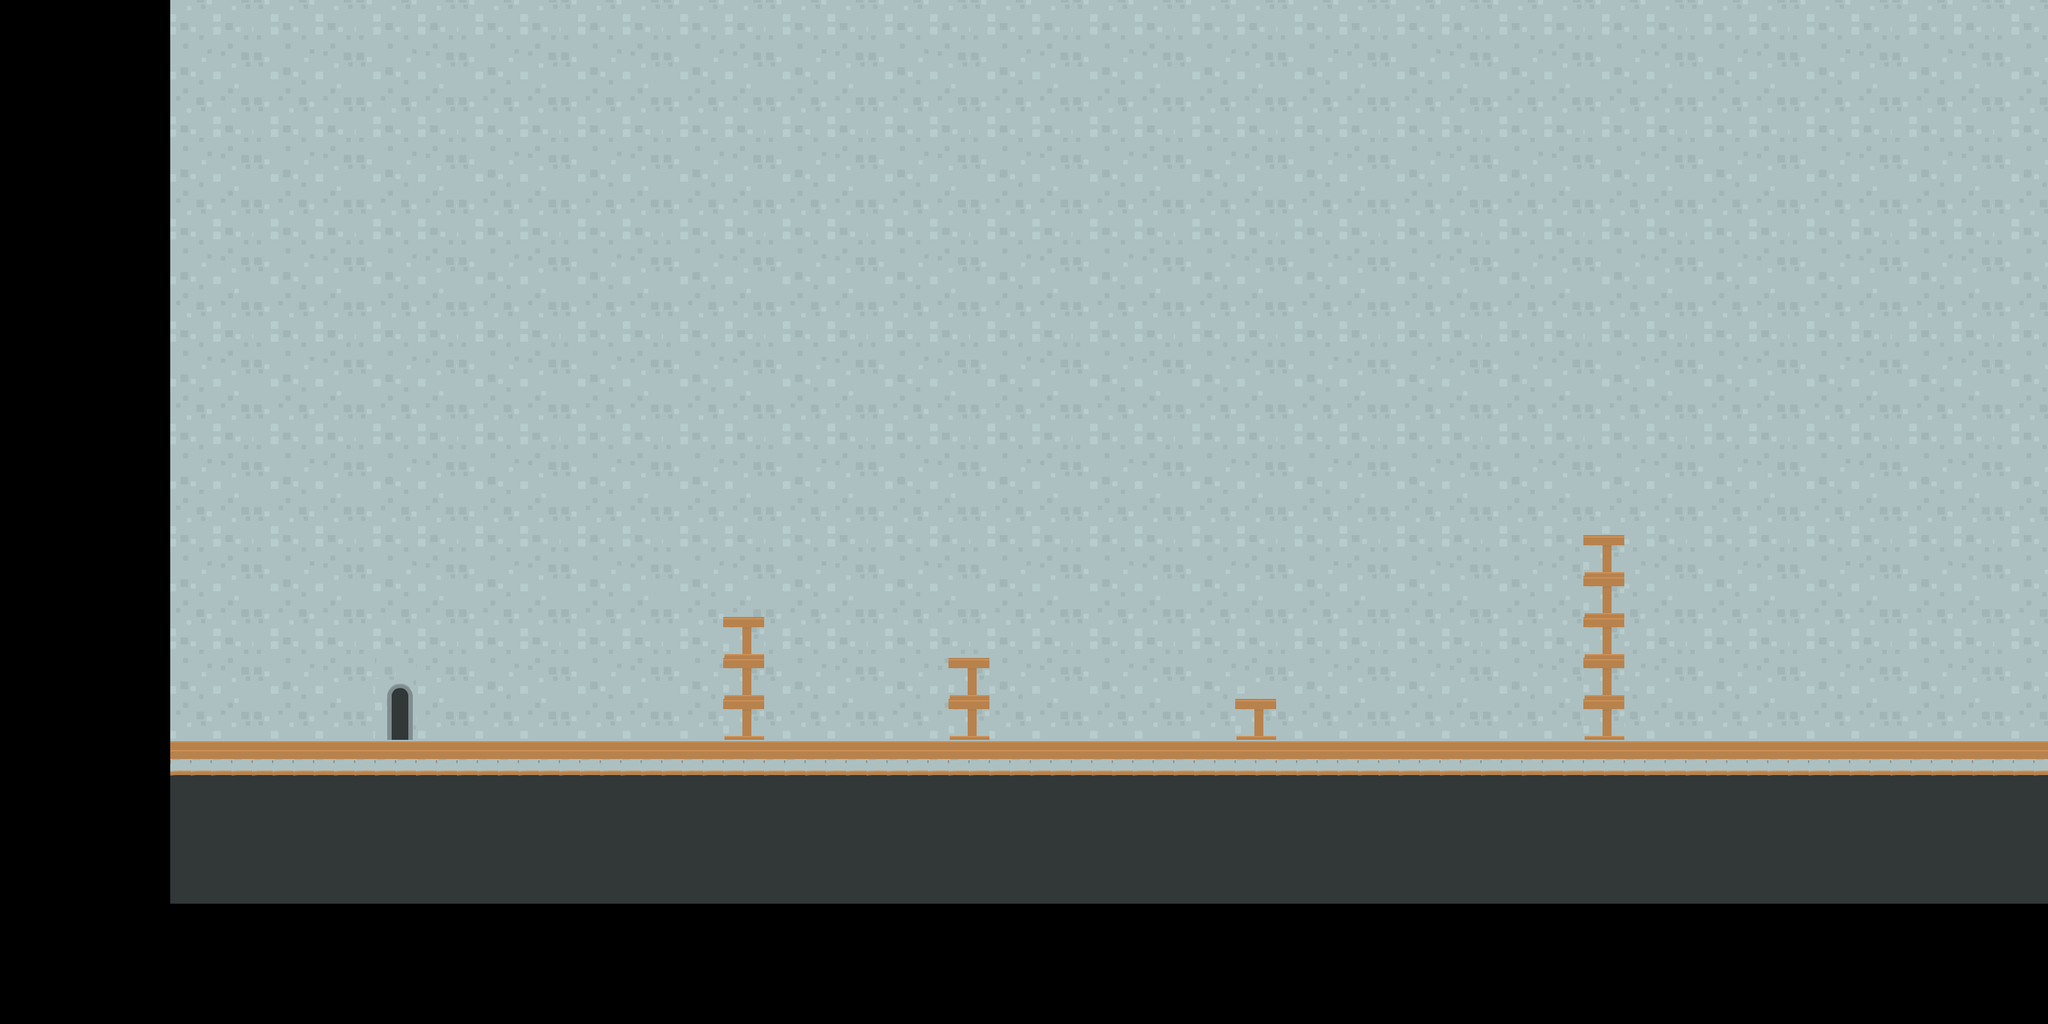

This game map was drawn from its Tiled (.tmx) file and the tilesets committed beside it. A one-line description and the trimmed map source follow:
An orthogonal 100x50 tile map with 32x32 px tiles, 1 tile layer (Background) and 5 objects.

<map version="1.0" orientation="orthogonal" renderorder="right-down" width="100" height="50" tilewidth="32" tileheight="32" nextobjectid="6">
 <tileset firstgid="1" name="medieval_tilesheet" tilewidth="32" tileheight="32" tilecount="1560" columns="52">
  <image source="Tilesheet/medieval_tilesheet.png" width="1680" height="980" />
 </tileset>
 <layer name="Background" width="100" height="50" offsetx="266" offsety="-188">
  <data>[5000 cells, 5000 non-empty, 44 distinct tile ids]</data>
 </layer>
 <objectgroup name="Collision" offsetx="270" offsety="-190">
  <object id="1" x="-4" y="1352" width="3198" height="252" />
  <object id="2" x="860" y="1152" width="66" height="192" />
  <object id="3" x="1214" y="1208" width="68" height="134" />
  <object id="4" x="1664" y="1282" width="62" height="64" />
  <object id="5" x="2200" y="1022" width="76" height="322" />
 </objectgroup>
</map>
